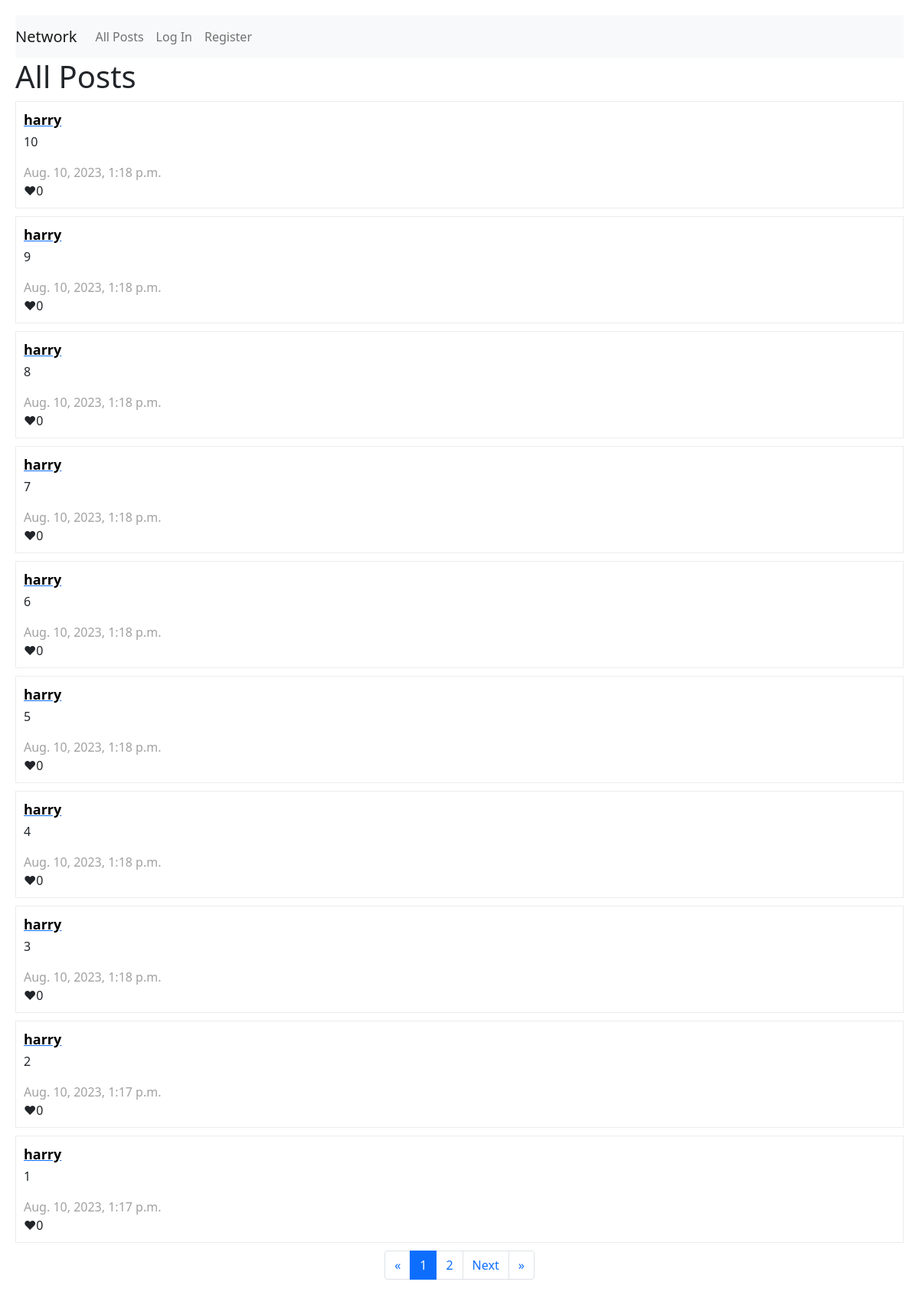
/, run on an earlier commit of the app's database.
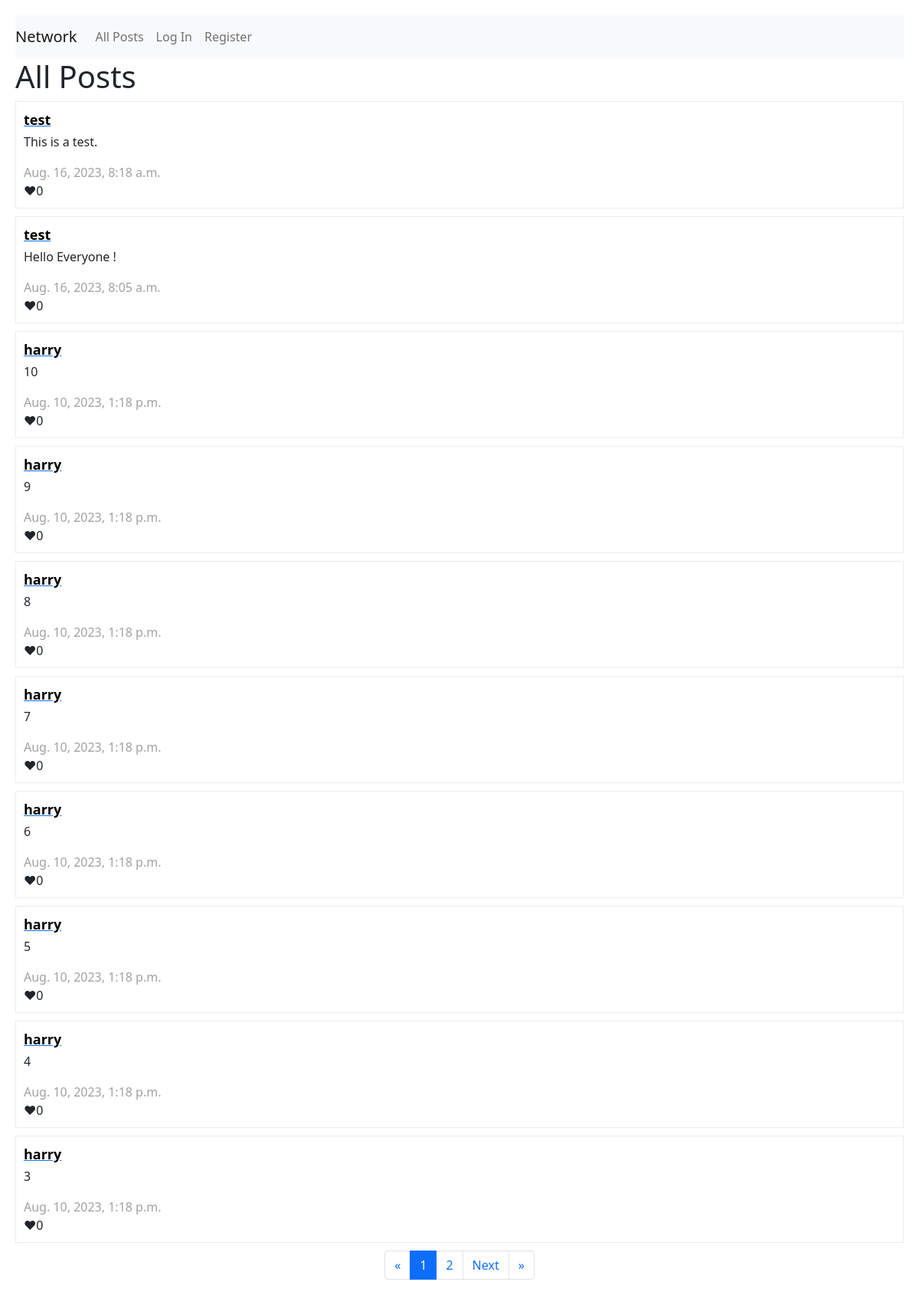
And on a later commit of the database.
### network/models.py (models this page shows, shortened)
class Post(models.Model):
    user = models.ForeignKey(User, on_delete=models.CASCADE, related_name="posts")
    text = models.CharField(max_length=500)
    timestamp = models.DateTimeField(auto_now_add=True)
    likes = models.IntegerField(editable=False, default=0)

class User(AbstractUser):
    pass

### network/views.py (the view)
# urls.py: path("", views.index, name="index"),
def index(request):
    posts = Post.objects.all().order_by("-timestamp").all()
    paginator = Paginator(posts, 10)
    page_number = request.GET.get('page')
    page_obj = paginator.get_page(page_number)
    return render(request, "network/index.html", {
        "form": PostForm,
        "page_obj" : page_obj,
    })

### network/templates/network/index.html (shortened to what this page needs)
{% extends "network/layout.html" %}
{% block body %}
<h1>All Posts</h1>
        <div id = view-posts>
            {% for post in page_obj %}
            <div id = post-details>
                <a href="{% url 'view_profile' post.user.id %}"><div class="username">{{ post.user.username}}</div></a>
                <div class="text">{{ post.text|linebreaks}}</div>
                <div class="timestamp">{{ post.timestamp}}</div>
                <div class="likes">&#10084;{{ post.likes}}</div>
            </div>
            {% endfor %}
        {% include "network/pagination.html" %}
    </div>
{% endblock %}

What changed in the data, as far as the page shows it:
no longer on this page (row unchanged): Post: user.username "harry", text "2", timestamp "Aug. 10, 2023, 1:17 p.m.", likes "0"
no longer on this page (row unchanged): Post: user.username "harry", text "1", timestamp "Aug. 10, 2023, 1:17 p.m.", likes "0"
added Post: user.username "test", text "This is a test.", timestamp "Aug. 16, 2023, 8:18 a.m.", likes "0"
added Post: user.username "test", text "Hello Everyone !", timestamp "Aug. 16, 2023, 8:05 a.m.", likes "0"
